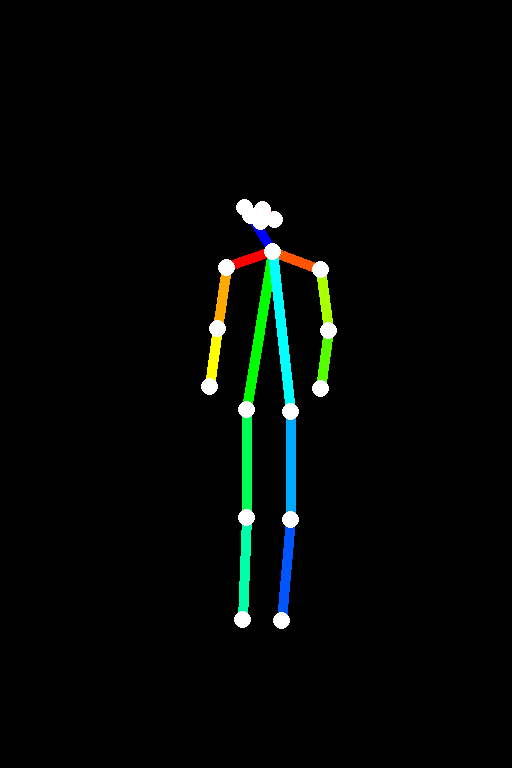
#> input picture workflows/walk-cycle/openpose/0.png, 512 x 768 px, found by its file name
$ python render_walk_cycle.py
#> lines starting #> are read from the running program, lines starting #| are printed output that depends on the picture
from __future__ import annotations

import json
import math
from collections import deque
from pathlib import Path

from PIL import Image, ImageDraw
import numpy as np

ROOT = Path(__file__).resolve().parents[1]
SRC = ROOT / "public" / "sprites" / "mage" / "walk" / "0.png"
RIG = ROOT / "public" / "sprites" / "mage" / "rig"
POSES = ROOT / "workflows" / "walk-cycle" / "openpose"
PUBLIC_POSES = ROOT / "public" / "sprites" / "mage" / "walk-pose"


def walk_pose(t: float) -> dict[str, float]:
    a = (t % 1) * math.tau
    s = math.sin(a)
    c = math.cos(a)
    back_l = max(0.0, -s)
    back_r = max(0.0, s)
    return {
        "bob": abs(s) * 10,
        "thigh_l": s * 28,
        "thigh_r": -s * 28,
        "shin_l": 6 + 24 * back_l + 8 * max(0.0, c),
        "shin_r": 6 + 24 * back_r + 8 * max(0.0, -c),
        "arm_l": -s * 24,
        "arm_r": s * 24,
        "forearm_l": 8 + 10 * back_l,
        "forearm_r": 8 + 10 * back_r,
    }


def fk(origin: tuple[float, float], length: float, angle_deg: float) -> tuple[float, float]:
    r = math.radians(angle_deg)
    return (origin[0] - length * math.sin(r), origin[1] + length * math.cos(r))


def skeleton(t: float, w: int, h: int) -> list[tuple[float, float]]:
    pose = walk_pose(t)
    hip = (w * 0.52, h * 0.52 + pose["bob"])
    neck = (hip[0] + 6, hip[1] - 148)
    nose = (neck[0] - 22, neck[1] - 36)
    r_sho = (neck[0] - 46, neck[1] + 16)
    l_sho = (neck[0] + 48, neck[1] + 18)
    r_elb = fk(r_sho, 62, pose["arm_r"] + 8)
    l_elb = fk(l_sho, 62, pose["arm_l"] - 8)
    r_wri = fk(r_elb, 58, pose["arm_r"] + pose["forearm_r"])
    l_wri = fk(l_elb, 58, pose["arm_l"] + pose["forearm_l"])
    r_hip = (hip[0] - 20, hip[1] + 10)
    l_hip = (hip[0] + 24, hip[1] + 12)
    r_kne = fk(r_hip, 108, pose["thigh_r"])
    l_kne = fk(l_hip, 108, pose["thigh_l"])
    r_ank = fk(r_kne, 102, pose["thigh_r"] + pose["shin_r"] * 0.35)
    l_ank = fk(l_kne, 102, pose["thigh_l"] + pose["shin_l"] * 0.35)
    r_eye = (nose[0] - 6, nose[1] - 8)
    l_eye = (nose[0] + 12, nose[1] - 6)
    r_ear = (nose[0] + 10, nose[1] + 6)
    l_ear = (nose[0] + 24, nose[1] + 4)
    return [
        nose,
        neck,
        r_sho,
        r_elb,
        r_wri,
        l_sho,
        l_elb,
        l_wri,
        r_hip,
        r_kne,
        r_ank,
        l_hip,
        l_kne,
        l_ank,
        r_eye,
        l_eye,
        r_ear,
        l_ear,
    ]


LIMBS = [
    (1, 2),
    (1, 5),
    (2, 3),
    (3, 4),
    (5, 6),
    (6, 7),
    (1, 8),
    (8, 9),
    (9, 10),
    (1, 11),
    (11, 12),
    (12, 13),
    (0, 1),
    (0, 14),
    (0, 15),
    (14, 16),
    (15, 17),
]
LIMB_COLORS = [
    (255, 0, 0),
    (255, 85, 0),
    (255, 170, 0),
    (255, 255, 0),
    (170, 255, 0),
    (85, 255, 0),
    (0, 255, 0),
    (0, 255, 85),
    (0, 255, 170),
    (0, 255, 255),
    (0, 170, 255),
    (0, 85, 255),
    (0, 0, 255),
    (85, 0, 255),
    (170, 0, 255),
    (255, 0, 255),
    (255, 0, 170),
]


def key_background(im: Image.Image) -> Image.Image:
    arr = np.asarray(im.convert("RGBA")).copy()
    rgb = arr[:, :, :3].astype(np.float32)
    bg = np.array([220.0, 217.0, 217.0])
    dist = np.linalg.norm(rgb - bg, axis=2)
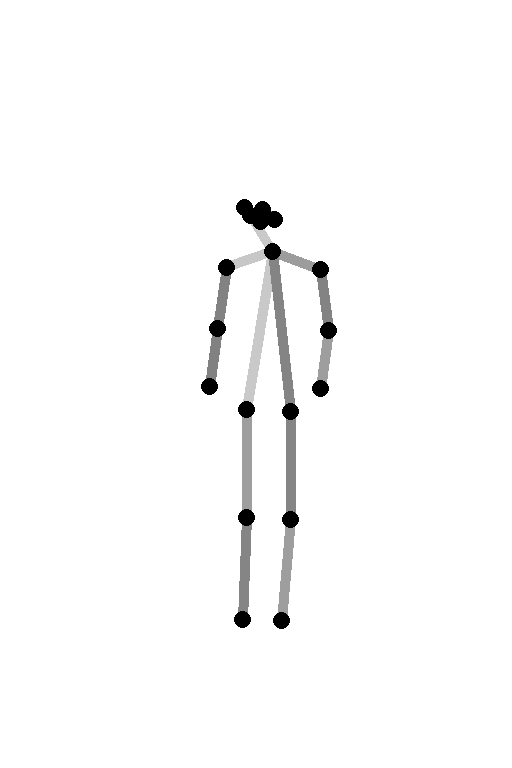
#> dist: shape (768, 512) float64; min 64.13, max 377.6, mean 371.7; drawn with min black and max white
    alpha = np.clip((dist - 22.0) / 10.0, 0, 1)
#> alpha: shape (768, 512) float64; every value is 1
    arr[:, :, 3] = (alpha * arr[:, :, 3]).astype(np.uint8)

    mask = arr[:, :, 3] > 40
#> mask: shape (768, 512) bool; every value is 1
    h, w = mask.shape
#> h = 768; w = 512
    # keep the largest connected component
    visited = np.zeros_like(mask, dtype=bool)
    best = None
    best_n = 0
    ys, xs = np.where(mask)
    for y, x in zip(ys, xs):
        if visited[y, x]:
            continue
        q = deque([(y, x)])
        visited[y, x] = True
        cells = [(y, x)]
        while q:
            cy, cx = q.popleft()
            for ny, nx in ((cy - 1, cx), (cy + 1, cx), (cy, cx - 1), (cy, cx + 1)):
                if 0 <= ny < h and 0 <= nx < w and mask[ny, nx] and not visited[ny, nx]:
                    visited[ny, nx] = True
                    q.append((ny, nx))
                    cells.append((ny, nx))
        if len(cells) > best_n:
            best_n = len(cells)
            best = cells
#> this loop made 393216 passes
#> best_n on pass 1: 393216
#> after the loop, best_n = 393216
    keep = np.zeros_like(mask)
    if best:
        for y, x in best:
            keep[y, x] = True
#> this loop made 393216 passes
#> (y, x) on passes 1 to 3: (0, 0), (1, 0), (0, 1)
    arr[:, :, 3] = np.where(keep, arr[:, :, 3], 0)
    ys, xs = np.where(arr[:, :, 3] > 12)
    pad = 12
    x0, x1 = max(0, int(xs.min()) - pad), min(arr.shape[1], int(xs.max()) + pad)
#> x0 = 0; x1 = 512
    y0, y1 = max(0, int(ys.min()) - pad), min(arr.shape[0], int(ys.max()) + pad)
#> y0 = 0; y1 = 768
    return Image.fromarray(arr).crop((x0, y0, x1, y1))


def draw_openpose(pts: list[tuple[float, float]], w: int, h: int) -> Image.Image:
    im = Image.new("RGB", (w, h), (0, 0, 0))
    d = ImageDraw.Draw(im)
    for i, (a, b) in enumerate(LIMBS):
        d.line([pts[a], pts[b]], fill=LIMB_COLORS[i % len(LIMB_COLORS)], width=10)
    for x, y in pts:
        r = 8
        d.ellipse((x - r, y - r, x + r, y + r), fill=(255, 255, 255))
    return im


def main() -> None:
    RIG.mkdir(parents=True, exist_ok=True)
    POSES.mkdir(parents=True, exist_ok=True)
    PUBLIC_POSES.mkdir(parents=True, exist_ok=True)

    keyed = key_background(Image.open(SRC))
    keyed.save(RIG / "texture.png")

    w, h = 512, 768
    for i in range(8):
        pts = skeleton(i / 8, w, h)
        flat: list[float] = []
        for x, y in pts:
            flat.extend([round(x, 2), round(y, 2), 1.0])
        payload = {"canvas_width": w, "canvas_height": h, "people": [{"pose_keypoints_2d": flat}]}
        (POSES / f"{i}.json").write_text(json.dumps(payload, indent=2), encoding="utf-8")
        png = draw_openpose(pts, w, h)
        png.save(POSES / f"{i}.png")
        png.save(PUBLIC_POSES / f"{i}.png")
#> this loop made 8 passes
#> pass 2, in main, `png = draw_openpose(pts, w, h)`:
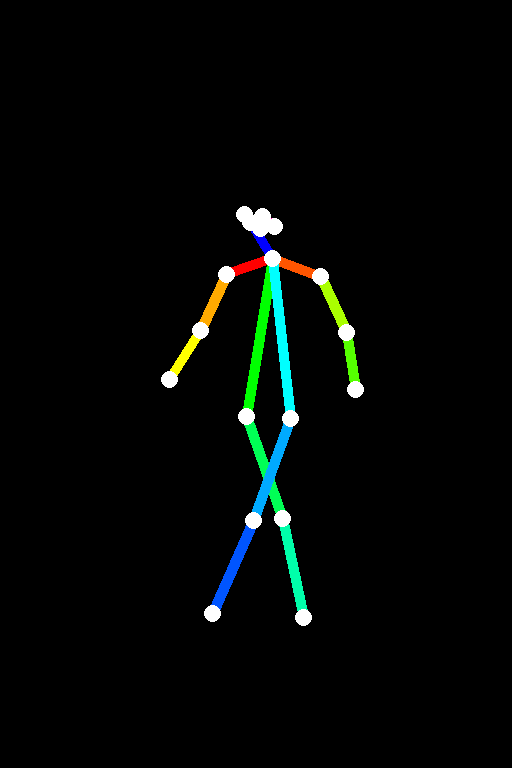
#> png: PIL image 512x768 RGB; mean R, G, B 3.8, 7.1, 5.3
#> pass 3, in main, `png = draw_openpose(pts, w, h)`:
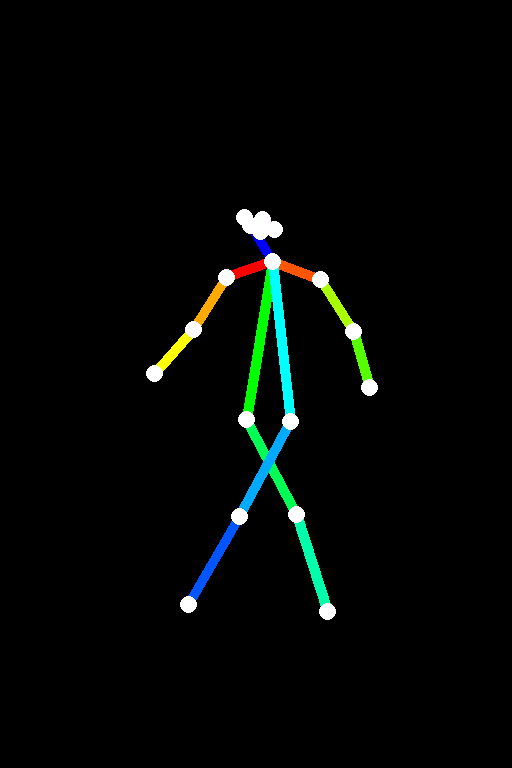
#> png: PIL image 512x768 RGB; mean R, G, B 3.7, 7, 5.2
#> after the loop:
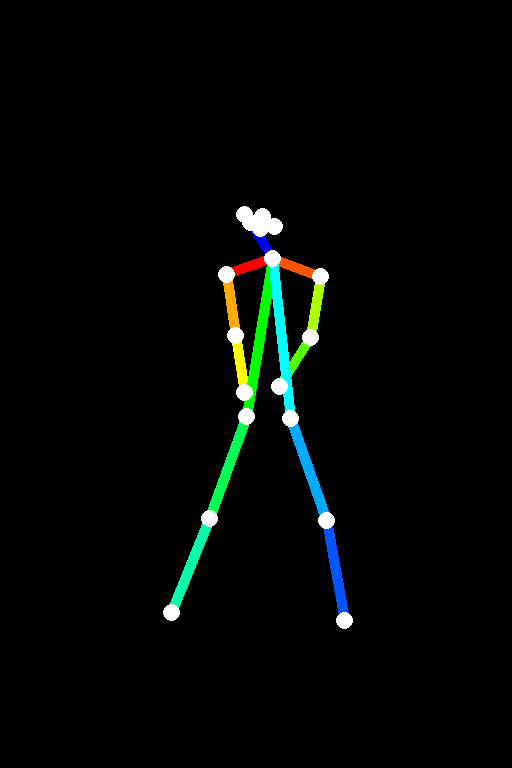
#> png: PIL image 512x768 RGB; mean R, G, B 3.7, 7, 5.3
    print("texture", RIG / "texture.png")
    print("openpose", POSES)


if __name__ == "__main__":
    main()

$ run again, with workflows/walk-cycle/openpose/1.png copied over workflows/walk-cycle/openpose/0.png
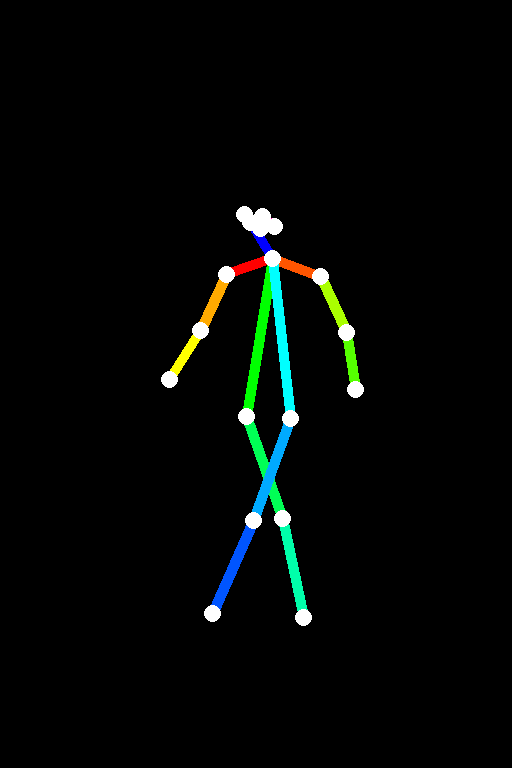
#> input picture workflows/walk-cycle/openpose/1.png, 512 x 768 px, found by its file name
#> in key_background, `dist = np.linalg.norm(rgb - bg, axis=2)`:
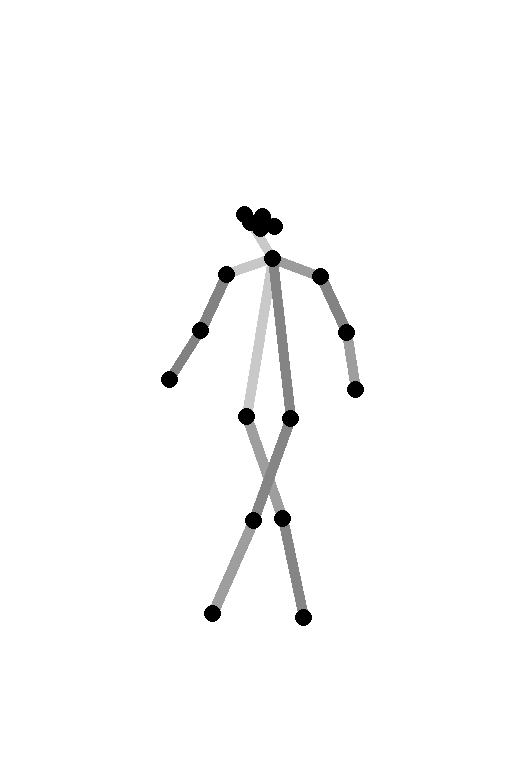
#> dist: shape (768, 512) float64; min 64.13, max 377.6, mean 371.7; drawn with min black and max white
#> alpha: shape (768, 512) float64; every value is 1
#> mask: shape (768, 512) bool; every value is 1
#> the loop in key_background, `for y, x in zip(ys, xs):` made 393216 passes
#> best_n on pass 1: 393216
#> after the loop in key_background, `for y, x in zip(ys, xs):`: best_n = 393216
#> the loop in key_background, `for y, x in best:` made 393216 passes
#> (y, x) on passes 1 to 3: (0, 0), (1, 0), (0, 1)
#> x0 = 0; x1 = 512
#> y0 = 0; y1 = 768
